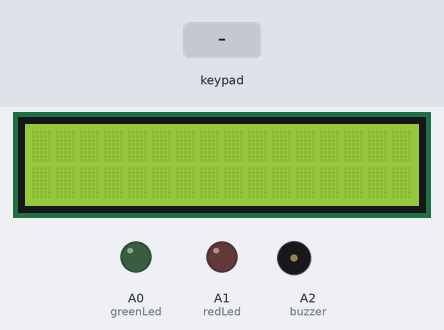
A sketch run on a simulated Arduino Uno, built with avr-gcc and run on an emulated ATmega328P. Parts: 16×2 character LCD, output pins drawn as LEDs (lit = HIGH), buzzer (waves = sounding, pin HIGH). The test bench sets the inputs (shaded band).

Above: at 1.2 s.
1.3 s: keypad keys 1 2 3 4 5 pressed 0.4 s apart
At 3.9 s:
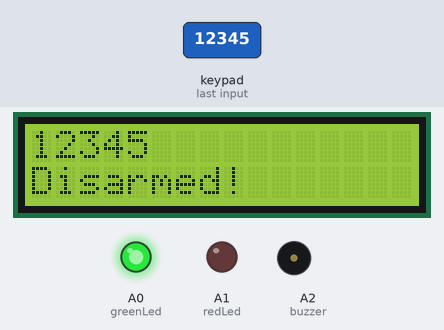
4.8 s: key '*' pressed
At 5.2 s:
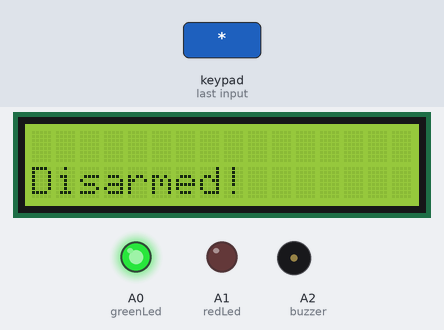
6.3 s: keypad keys 0 1 0 1 0 pressed 0.4 s apart
At 6.53 s:
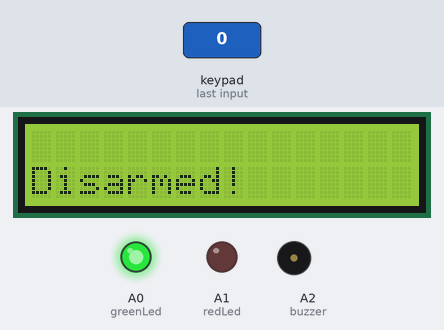
9.8 s: keypad keys 1 3 9 7 2 pressed 0.4 s apart
At 12.2 s:
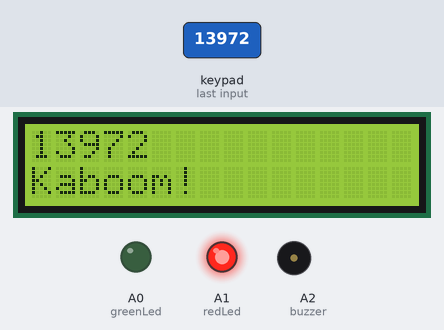
13.3 s: key '#' pressed
At 14.1 s:
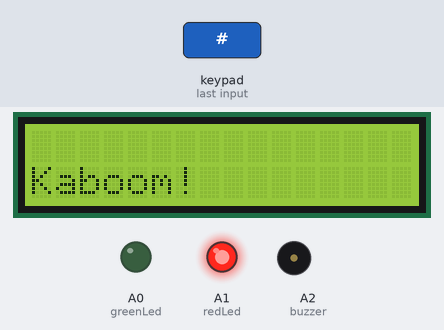
Timing chart, 0 to 15.8 s (numbered marks = the images above; inputs shaded):
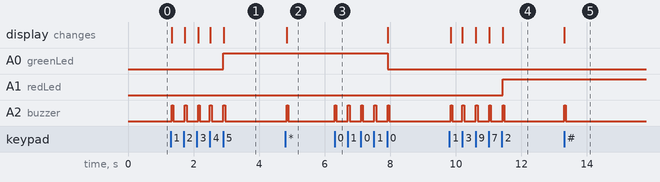

Measured:
- after the input at 1.3 s, A0 (greenLed): LOW → HIGH after 1.6 s; A2 (buzzer): alternates HIGH for 0.05 s and LOW for 0.36 s, 10 changes in all, then stays LOW, starting at once; the display: first changes at once (image 1 shows a later state)
- after the input at 4.8 s, A2 (buzzer): LOW → HIGH at once, → LOW 0.05 s later; the display: changes at once (image 2)
- after the input at 6.3 s, A0 (greenLed): HIGH → LOW after 1.6 s; A2 (buzzer): alternates HIGH for 0.05 s and LOW for 0.35 s, 10 changes in all, then stays LOW, starting at once
- after the input at 9.8 s, A1 (redLed): LOW → HIGH after 1.6 s; A2 (buzzer): alternates HIGH for 0.05 s and LOW for 0.36 s, 10 changes in all, then stays LOW, starting after 0.05 s; the display: first changes after 0.05 s (image 4 shows a later state)
- after the input at 13.3 s, A2 (buzzer): LOW → HIGH at once, → LOW 0.05 s later; the display: changes at once (image 5)

The sketch:

BombwithLcd.ino
```cpp
#include <Keypad.h>
#include <String.h>
#include <LiquidCrystal.h>

const int rs = 0, en = 1, d4 = 13, d5 = 12, d6 = 11, d7 = 10;
LiquidCrystal lcd(rs, en, d4, d5, d6, d7);


const byte ROWS = 4;
const byte COLS = 3;

String key="12345";
String reset="01010";
String input="";

int redLed=A1;
int greenLed=A0;
int buzzer=A2;


int ujra=1;

int size(String x){
  int kar=0;
  while (x[kar]!=0) kar++;
  return kar;
}

boolean equals(String x, String y){


  int megegyezik=0;
if(size(x)==size(y)){
  for(int i=0;i<size(x);i++){
    if(x[i]==y[i]) megegyezik++;
    else {return false; }
  }
  if (megegyezik==5) return true;
}


}


char hexaKeys[ROWS][COLS] = {
  {'1', '2', '3'},
  {'4', '5', '6'},
  {'7', '8', '9'},
  {'*', '0', '#'}
};

byte rowPins[ROWS] = {9, 8, 7, 6};
byte colPins[COLS] = {5, 4, 3};

Keypad customKeypad = Keypad(makeKeymap(hexaKeys), rowPins, colPins, ROWS, COLS);

void setup(){
//  Serial.begin(9600);

  pinMode(greenLed, OUTPUT);
  pinMode(redLed,OUTPUT);
  pinMode(buzzer,OUTPUT);

lcd.begin(16,2);
}

void loop(){
  delay(50);
  digitalWrite(buzzer,LOW);


  char customKey = customKeypad.getKey();

  if (customKey){
    digitalWrite(buzzer,HIGH);
    if(customKey!='*'&&customKey!='#')
{input=String(input)+char(customKey);    }
else
{input=""; lcd.setCursor(0,0);
  lcd.print("             ");}
  }


if(ujra==1){

// Serial.println(input);
if(size(input)==5&&equals(input,key)) {Serial.println("Megegyezik!"); digitalWrite(greenLed, HIGH);lcd.setCursor(0,1);
  lcd.print("Disarmed!"); ujra=0;}
if(size(input)==5&&!equals(input,key)) {Serial.println("Kaboom!"); digitalWrite(redLed, HIGH);lcd.setCursor(0,1);
  lcd.print("Kaboom!"); ujra=0;}

 lcd.setCursor(0,0);
  lcd.print(input);
}
if(size(input)==5&&equals(input,reset)) {Serial.println("Reset!"); digitalWrite(greenLed, LOW);digitalWrite(redLed, LOW); input="";  lcd.clear(); ujra=1;}

}
```
